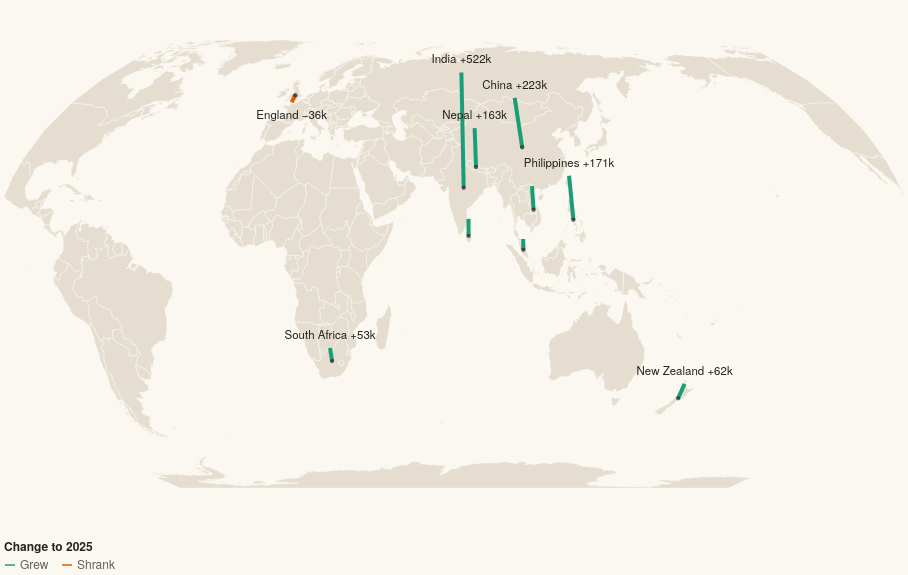

Write a Vega-Lite specification for this figure.
### Vega-Lite specification from a JSON file in a GitHub repository (floating-point values rounded to 4 significant figures; data arrays with more than 128 entries replaced by an {"elided": "..."} marker saying what was removed)
{"$schema": "https://vega.github.io/schema/vega-lite/v5.json", "width": 900, "height": 520, "autosize": {"type": "pad"}, "config": {"background": null, "font": "IBM Plex Sans, Helvetica Neue, Arial, sans-serif", "padding": 4, "view": {"stroke": null, "fill": "#eef1ef"}, "axis": {"labelColor": "#675f54", "titleColor": "#675f54", "gridColor": "#d8cfbf", "domainColor": "#d8cfbf", "tickColor": "#d8cfbf", "labelFont": "IBM Plex Sans, Helvetica Neue, Arial, sans-serif", "labelFontSize": 11, "titleFont": "IBM Plex Sans, Helvetica Neue, Arial, sans-serif", "titleFontWeight": 500, "titleFontSize": 11.5}, "legend": {"labelColor": "#675f54", "titleColor": "#25221d", "labelFont": "IBM Plex Sans, Helvetica Neue, Arial, sans-serif", "titleFont": "IBM Plex Sans, Helvetica Neue, Arial, sans-serif", "titleFontWeight": 600, "labelFontSize": 12, "titleFontSize": 12, "symbolStrokeColor": "#fbf8f2"}, "text": {"color": "#25221d", "font": "IBM Plex Sans, Helvetica Neue, Arial, sans-serif"}, "tooltipFormat": {"numberFormat": ",.0f"}}, "projection": {"type": "equalEarth", "rotate": [-75, 0]}, "params": [{"name": "base", "value": 2015, "bind": {"input": "radio", "options": [2015, 2020], "labels": ["2015", "2020"], "name": "Change since "}}], "layer": [{"data": {"values": {"type": "Topology", "transform": {"scale": [0.018, 0.009], "translate": [-180, -90]}, "objects": {"countries": {"type": "GeometryCollection", "geometries": [{"type": "Polygon", "arcs": [[0, 1, 2, 3]], "id": "716", "properties": {"name": "Zimbabwe"}}, {"type": "Polygon", "arcs": [[-3, 4, 5, 6, 7, 8, 9]], "id": "894", "properties": {"name": "Zambia"}}, {"type": "MultiPolygon", "arcs": [[[10, 11, 12]], [[13]]], "id": "887", "properties": {"name": "Yemen"}}, {"type": "MultiPolygon", "arcs": [[[14, 15, 16, 17]]], "id": "704", "properties": {"name": "Vietnam"}}, {"type": "MultiPolygon", "arcs": [[[18]], [[19, 20, 21, 22]]], "id": "862", "properties": {"name": "Venezuela"}}, {"type": "MultiPolygon", "arcs": [[[23]], [[24]], [[25]], [[26]], [[27]]], "id": "548", "properties": {"name": "Vanuatu"}}, {"type": "MultiPolygon", "arcs": [[[28, 29, 30, 31, 32]]], "id": "860", "properties": {"name": "Uzbekistan"}}, {"type": "Polygon", "arcs": [[33, 34, 35]], "id": "858", "properties": {"name": "Uruguay"}}, {"type": "MultiPolygon", "arcs": [[[36]]], "id": "630", "properties": {"name": "Puerto Rico"}}, {"type": "MultiPolygon", "arcs": [[[37]], [[38]], [[39]], [[40]], [[41, 42, 43, 44]], [[45]], [[46]], [[47]], [[48]], [[49]], [[50]], [[51]], [[52]], [[53]], [[54]], [[55]], [[56]], [[57]], [[58]], [[59]], [[60]], [[61]], [[62]], [[63]], [[64]], [[65]], [[66]], [[67]], [[68]], [[69]], [[70]], [[71]], [[72]], [[73, 74, 75, 76, 77]], [[78]]], "id": "840", "properties": {"name": "United States of America"}}, {"type": "MultiPolygon", "arcs": [[[79]]], "id": "239", "properties": {"name": "S. Geo. and the Is."}}, {"type": "MultiPolygon", "arcs": [[[80]], [[81]]], "id": "238", "properties": {"name": "Falkland Is."}}, {"type": "Polygon", "arcs": [[82]], "id": "833", "properties": {"name": "Isle of Man"}}, {"type": "MultiPolygon", "arcs": [[[83]], [[84]], [[85]], [[86]], [[87]], [[88]], [[89]], [[90]], [[91, 92]]], "id": "826", "properties": {"name": "United Kingdom"}}, {"type": "MultiPolygon", "arcs": [[[93, 94, 95, 96, 97]]], "id": "784", "properties": {"name": "United Arab Emirates"}}, {"type": "MultiPolygon", "arcs": [[[98, 99, 100, 101, 102, 103, 104, 105, 106, 107, 108]]], "id": "804", "properties": {"name": "Ukraine"}}, {"type": "Polygon", "arcs": [[109, 110, 111, 112, 113]], "id": "800", "properties": {"name": "Uganda"}}, {"type": "MultiPolygon", "arcs": [[[-32, 114, 115, 116, 117]]], "id": "795", "properties": {"name": "Turkmenistan"}}, {"type": "MultiPolygon", "arcs": [[[118, 119, 120, 121, 122, 123, 124]], [[125, 126, 127]]], "id": "792", "properties": {"name": "Turkey"}}, {"type": "MultiPolygon", "arcs": [[[128, 129, 130]]], "id": "788", "properties": {"name": "Tunisia"}}, {"type": "MultiPolygon", "arcs": [[[131]]], "id": "780", "properties": {"name": "Trinidad and Tobago"}}, {"type": "Polygon", "arcs": [[132, 133, 134, 135]], "id": "768", "properties": {"name": "Togo"}}, {"type": "MultiPolygon", "arcs": [[[136, 137]]], "id": "626", "properties": {"name": "Timor-Leste"}}, {"type": "MultiPolygon", "arcs": [[[139, 140, 141, 142, 143, 144]]], "id": "764", "properties": {"name": "Thailand"}}, {"type": "MultiPolygon", "arcs": [[[145]], [[146]], [[-8, 147, 148, 149, -110, 150, 151, 152, 153]]], "id": "834", "properties": {"name": "Tanzania"}}, {"type": "MultiPolygon", "arcs": [[[-30, 154, 155, 156]]], "id": "762", "properties": {"name": "Tajikistan"}}, {"type": "MultiPolygon", "arcs": [[[157]]], "id": "158", "properties": {"name": "Taiwan"}}, {"type": "Polygon", "arcs": [[-124, 158, 159, 160, 161, 162]], "id": "760", "properties": {"name": "Syria"}}, {"type": "Polygon", "arcs": [[163, 164, 165, 166, 167, 168]], "id": "756", "properties": {"name": "Switzerland"}}, {"type": "MultiPolygon", "arcs": [[[169]], [[170]], [[171, 172, 173]]], "id": "752", "properties": {"name": "Sweden"}}, {"type": "Polygon", "arcs": [[174, 175]], "id": "748", "properties": {"name": "eSwatini"}}, {"type": "Polygon", "arcs": [[176, 177, 178, 179]], "id": "740", "properties": {"name": "Suriname"}}, {"type": "Polygon", "arcs": [[-113, 180, 181, 182, 183, 184]], "id": "728", "properties": {"name": "S. Sudan"}}, {"type": "Polygon", "arcs": [[-183, 185, 186, 187, 188, 189, 190, 191]], "id": "729", "properties": {"name": "Sudan"}}, {"type": "MultiPolygon", "arcs": [[[192]]], "id": "144", "properties": {"name": "Sri Lanka"}}, {"type": "MultiPolygon", "arcs": [[[193]], [[194]], [[195, 196, 197, 198, 199, 200]], [[201]], [[202]], [[203]], [[204]]], "id": "724", "properties": {"name": "Spain"}}, {"type": "MultiPolygon", "arcs": [[[205, 206]], [[207]]], "id": "410", "properties": {"name": "South Korea"}}, {"type": "MultiPolygon", "arcs": [[[-1, 208, -176, 209, 210, 211, 212], [213]]], "id": "710", "properties": {"name": "South Africa"}}, {"type": "Polygon", "arcs": [[214, 215, 216, 217]], "id": "706", "properties": {"name": "Somalia"}}, {"type": "Polygon", "arcs": [[-217, 218, 219, 220]], "properties": {"name": "Somaliland"}}, {"type": "MultiPolygon", "arcs": [[[221]], [[222]], [[223]], [[224]], [[225]], [[226]], [[227]]], "id": "090", "properties": {"name": "Solomon Is."}}, {"type": "Polygon", "arcs": [[-106, 228, 229, 230, 231]], "id": "703", "properties": {"name": "Slovakia"}}, {"type": "Polygon", "arcs": [[232, 233, 234, 235, 236]], "id": "705", "properties": {"name": "Slovenia"}}, {"type": "MultiPolygon", "arcs": [[[237, 238, 239]]], "id": "694", "properties": {"name": "Sierra Leone"}}, {"type": "Polygon", "arcs": [[240, 241, 242, 243, 244, 245, 246, 247]], "id": "688", "properties": {"name": "Serbia"}}, {"type": "Polygon", "arcs": [[248, 249, 250, 251, 252, 253, 254]], "id": "686", "properties": {"name": "Senegal"}}, {"type": "MultiPolygon", "arcs": [[[-12, 255, 256, 257, 258, 259, 260, 261, -96, 262]]], "id": "682", "properties": {"name": "Saudi Arabia"}}, {"type": "MultiPolygon", "arcs": [[[263]]], "id": "678", "properties": {"name": "São Tomé and Principe"}}, {"type": "MultiPolygon", "arcs": [[[264]], [[265]]], "id": "882", "properties": {"name": "Samoa"}}, {"type": "Polygon", "arcs": [[-111, -150, 266, 267]], "id": "646", "properties": {"name": "Rwanda"}}, {"type": "MultiPolygon", "arcs": [[[268]], [[269, 270, 271, 272, 273, 274, 275, 276, 277, -109, 278, 279, 280, 281, 282, 283, 284]], [[285]], [[286]], [[287]], [[288]], [[289]], [[290]], [[291]], [[292]], [[293]], [[294]], [[295]], [[296]], [[297]], [[298]], [[299]], [[300]], [[301]], [[302]], [[303]], [[304]], [[305]], [[306]], [[307]], [[308]], [[309]], [[310]], [[311]], [[312]], [[313]], [[314]], [[315]], [[316]], [[317]], [[318]], [[319]], [[320]], [[321]], [[322]], [[323]], [[324]], [[325]], [[326]], [[327]], [[328]], [[329]], [[330]], [[331]], [[332]], [[333]], [[334]], [[335]], [[336]], [[337]], [[338]], [[339]], [[340]], [[341]], [[342]], [[343]], [[344, 345, 346, 347, 348]], [[-100, 349]]], "id": "643", "properties": {"name": "Russia"}}, {"type": "Polygon", "arcs": [[-102, 350, 351, -248, 352, -104, 353]], "id": "642", "properties": {"name": "Romania"}}, {"type": "Polygon", "arcs": [[-261, 354]], "id": "634", "properties": {"name": "Qatar"}}, {"type": "MultiPolygon", "arcs": [[[355]], [[-200, 356]]], "id": "620", "properties": {"name": "Portugal"}}, {"type": "Polygon", "arcs": [[-107, -232, 357, 358, 359, 360, 361, -347, 362, 363]], "id": "616", "properties": {"name": "Poland"}}, {"type": "MultiPolygon", "arcs": [[[364]], [[365]], [[366]], [[367]], [[368]], [[369]], [[370]], [[371]], [[372]], [[373]], [[374]], [[375]], [[376]], [[377]], [[378]], [[379]], [[380]]], "id": "608", "properties": {"name": "Philippines"}}, {"type": "Polygon", "arcs": [[381, 382, 383, 384, 385, 386]], "id": "604", "properties": {"name": "Peru"}}, {"type": "Polygon", "arcs": [[387, 388, 389]], "id": "600", "properties": {"name": "Paraguay"}}, {"type": "MultiPolygon", "arcs": [[[390]], [[391]], [[392, 393]], [[394]], [[395]], [[396]], [[397]], [[398]], [[399]], [[400]]], "id": "598", "properties": {"name": "Papua New Guinea"}}, {"type": "MultiPolygon", "arcs": [[[401, 402, 403, 404]]], "id": "591", "properties": {"name": "Panama"}}, {"type": "Polygon", "arcs": [[405, 406, 407, 408, 409, 410]], "id": "586", "properties": {"name": "Pakistan"}}, {"type": "MultiPolygon", "arcs": [[[411]], [[-13, -263, -95, 412]], [[-98, 413]]], "id": "512", "properties": {"name": "Oman"}}, {"type": "MultiPolygon", "arcs": [[[-172, 414, -284, 415]], [[416]], [[417]], [[418]], [[419]], [[420]], [[421]], [[422]], [[423]], [[424]], [[425]], [[426]], [[427]], [[428]], [[429]], [[430]]], "id": "578", "properties": {"name": "Norway"}}, {"type": "MultiPolygon", "arcs": [[[-206, 431, 432, -270, 433]]], "id": "408", "properties": {"name": "North Korea"}}, {"type": "MultiPolygon", "arcs": [[[434, 435, 436, 437, 438]]], "id": "566", "properties": {"name": "Nigeria"}}, {"type": "Polygon", "arcs": [[-439, 439, 440, 441, 442, 443, 444]], "id": "562", "properties": {"name": "Niger"}}, {"type": "Polygon", "arcs": [[445, 446, 447, 448]], "id": "558", "properties": {"name": "Nicaragua"}}, {"type": "MultiPolygon", "arcs": [[[449]], [[450]], [[451]], [[452]], [[453]]], "id": "554", "properties": {"name": "New Zealand"}}, {"type": "MultiPolygon", "arcs": [[[454, 455, 456]], [[457, 458]]], "id": "528", "properties": {"name": "Netherlands"}}, {"type": "Polygon", "arcs": [[459, 460]], "id": "524", "properties": {"name": "Nepal"}}, {"type": "Polygon", "arcs": [[-5, 461, -212, 462, 463]], "id": "516", "properties": {"name": "Namibia"}}, {"type": "Polygon", "arcs": [[-4, -10, 464, -153, 465, -210, -175, -209]], "id": "508", "properties": {"name": "Mozambique"}}, {"type": "Polygon", "arcs": [[466, 467, 468]], "id": "504", "properties": {"name": "Morocco"}}, {"type": "Polygon", "arcs": [[469, 470, 471, -468]], "id": "732", "properties": {"name": "W. Sahara"}}, {"type": "Polygon", "arcs": [[-244, 472, 473, 474, 475, 476]], "id": "499", "properties": {"name": "Montenegro"}}, {"type": "Polygon", "arcs": [[-272, 477]], "id": "496", "properties": {"name": "Mongolia"}}, {"type": "Polygon", "arcs": [[-103, -354]], "id": "498", "properties": {"name": "Moldova"}}, {"type": "MultiPolygon", "arcs": [[[-76, 479, 480, 481, 482]], [[483]], [[484]]], "id": "484", "properties": {"name": "Mexico"}}, {"type": "Polygon", "arcs": [[485]], "id": "480", "properties": {"name": "Mauritius"}}, {"type": "MultiPolygon", "arcs": [[[-255, 486, -471, 487, 488]]], "id": "478", "properties": {"name": "Mauritania"}}, {"type": "Polygon", "arcs": [[-249, -489, 489, -442, 490, 491, 492]], "id": "466", "properties": {"name": "Mali"}}, {"type": "MultiPolygon", "arcs": [[[-143, 493]], [[494, 495, 496, 497, 498]]], "id": "458", "properties": {"name": "Malaysia"}}, {"type": "MultiPolygon", "arcs": [[[-9, -154, -465]]], "id": "454", "properties": {"name": "Malawi"}}, {"type": "MultiPolygon", "arcs": [[[499]]], "id": "450", "properties": {"name": "Madagascar"}}, {"type": "Polygon", "arcs": [[-242, 500, 501, 502, 503]], "id": "807", "properties": {"name": "Macedonia"}}, {"type": "Polygon", "arcs": [[504, 505, 506]], "id": "442", "properties": {"name": "Luxembourg"}}, {"type": "MultiPolygon", "arcs": [[[-346, 507, 508, 509, -363]]], "id": "440", "properties": {"name": "Lithuania"}}, {"type": "Polygon", "arcs": [[-129, 511, 512, -188, 513, -444, 514]], "id": "434", "properties": {"name": "Libya"}}, {"type": "Polygon", "arcs": [[-238, 515, 516, 517]], "id": "430", "properties": {"name": "Liberia"}}, {"type": "Polygon", "arcs": [[-214]], "id": "426", "properties": {"name": "Lesotho"}}, {"type": "Polygon", "arcs": [[-162, 518, 519]], "id": "422", "properties": {"name": "Lebanon"}}, {"type": "Polygon", "arcs": [[-509, 520, 521, -280, 522]], "id": "428", "properties": {"name": "Latvia"}}, {"type": "Polygon", "arcs": [[-17, 523, -140, 524, 525]], "id": "418", "properties": {"name": "Laos"}}, {"type": "Polygon", "arcs": [[-29, 526, 527, -155]], "id": "417", "properties": {"name": "Kyrgyzstan"}}, {"type": "MultiPolygon", "arcs": [[[-259, 528, 529]]], "id": "414", "properties": {"name": "Kuwait"}}, {"type": "Polygon", "arcs": [[-243, -504, 530, -473]], "properties": {"name": "Kosovo"}}, {"type": "MultiPolygon", "arcs": [[[-114, -185, 531, -215, 532, -151]]], "id": "404", "properties": {"name": "Kenya"}}, {"type": "MultiPolygon", "arcs": [[[-33, -118, 533, -274, 534, -527]]], "id": "398", "properties": {"name": "Kazakhstan"}}, {"type": "Polygon", "arcs": [[-160, 535, -257, 536, 537, 538, 539]], "id": "400", "properties": {"name": "Jordan"}}, {"type": "MultiPolygon", "arcs": [[[540]], [[541]], [[542]], [[543]], [[544]], [[545]], [[546]], [[547]]], "id": "392", "properties": {"name": "Japan"}}, {"type": "Polygon", "arcs": [[548]], "id": "388", "properties": {"name": "Jamaica"}}, {"type": "MultiPolygon", "arcs": [[[-167, 549, -235, 550, 551]], [[552]], [[553]]], "id": "380", "properties": {"name": "Italy"}}, {"type": "Polygon", "arcs": [[-161, -540, 554, -538, 555, 556, 557, 558, -519]], "id": "376", "properties": {"name": "Israel"}}, {"type": "MultiPolygon", "arcs": [[[-539, -555]]], "id": "275", "properties": {"name": "Palestine"}}, {"type": "MultiPolygon", "arcs": [[[-92, 560]]], "id": "372", "properties": {"name": "Ireland"}}, {"type": "Polygon", "arcs": [[-123, 561, 562, -529, -258, -536, -159]], "id": "368", "properties": {"name": "Iraq"}}, {"type": "MultiPolygon", "arcs": [[[563]], [[-116, 564, -409, 565, -562, -122, 566, 567, 568, 569]]], "id": "364", "properties": {"name": "Iran"}}, {"type": "MultiPolygon", "arcs": [[[570]], [[571]], [[572]], [[573]], [[574]], [[575]], [[576]], [[577]], [[578]], [[579]], [[580]], [[581]], [[582]], [[583]], [[584]], [[585]], [[586]], [[587]], [[588]], [[589]], [[590]], [[591]], [[592]], [[593]], [[594]], [[595]], [[-495, 596]], [[597]], [[598]], [[599]], [[-137, 600, -139, 601]], [[602]], [[603]], [[604]], [[-393, 605]], [[606]], [[607]], [[608]], [[609]], [[610]], [[611]], [[612]], [[613]], [[614]], [[615]], [[616]], [[617]], [[618]], [[619]], [[620]], [[621]], [[622]], [[623]]], "id": "360", "properties": {"name": "Indonesia"}}, {"type": "MultiPolygon", "arcs": [[[-407, 624, 625, -460, 626, 627, 628, 629, 630, 631]], [[632]], [[633]], [[634]]], "id": "356", "properties": {"name": "India"}}, {"type": "Polygon", "arcs": [[635]], "id": "352", "properties": {"name": "Iceland"}}, {"type": "Polygon", "arcs": [[-105, -353, -247, 636, -237, 637, -229]], "id": "348", "properties": {"name": "Hungary"}}, {"type": "MultiPolygon", "arcs": [[[-449, 638, 639, 640, 641]]], "id": "340", "properties": {"name": "Honduras"}}, {"type": "MultiPolygon", "arcs": [[[642, 643]]], "id": "332", "properties": {"name": "Haiti"}}, {"type": "Polygon", "arcs": [[-20, 644, -179, 645]], "id": "328", "properties": {"name": "Guyana"}}, {"type": "MultiPolygon", "arcs": [[[-251, 646, 647]]], "id": "624", "properties": {"name": "Guinea-Bissau"}}, {"type": "Polygon", "arcs": [[-240, 648, -647, -250, -493, 649, -516]], "id": "324", "properties": {"name": "Guinea"}}, {"type": "Polygon", "arcs": [[-482, 650, 651, -641, 652, 653]], "id": "320", "properties": {"name": "Guatemala"}}, {"type": "MultiPolygon", "arcs": [[[654]], [[655]], [[656]], [[657]], [[658]], [[659]], [[660]], [[661]], [[-127, 662, 663, -502, 664]]], "id": "300", "properties": {"name": "Greece"}}, {"type": "Polygon", "arcs": [[-135, 665, 666, 667, 668, 669]], "id": "288", "properties": {"name": "Ghana"}}, {"type": "MultiPolygon", "arcs": [[[-169, 670, -505, 671, -457, 672, 673, 674, -359, 675, 676]], [[677]], [[-361, 678]]], "id": "276", "properties": {"name": "Germany"}}, {"type": "Polygon", "arcs": [[-119, 679, -277, 680, 681]], "id": "268", "properties": {"name": "Georgia"}}, {"type": "Polygon", "arcs": [[-253, 682]], "id": "270", "properties": {"name": "Gambia"}}, {"type": "Polygon", "arcs": [[683, 684, 685, 686]], "id": "266", "properties": {"name": "Gabon"}}, {"type": "MultiPolygon", "arcs": [[[687]], [[-168, -552, 688, -479, 689, -198, 690, -196, 691, 692, -506, -671]], [[693]], [[694]], [[695]], [[696]], [[-177, 697, 698]]], "id": "250", "properties": {"name": "France"}}, {"type": "MultiPolygon", "arcs": [[[699]], [[700]]], "id": "540", "properties": {"name": "New Caledonia"}}, {"type": "MultiPolygon", "arcs": [[[701]]], "id": "260", "properties": {"name": "Fr. S. Antarctic Lands"}}, {"type": "MultiPolygon", "arcs": [[[702]]], "id": "248", "properties": {"name": "Åland"}}, {"type": "MultiPolygon", "arcs": [[[-173, -416, -283, 703]]], "id": "246", "properties": {"name": "Finland"}}, {"type": "MultiPolygon", "arcs": [[[704]], [[705]], [[706]]], "id": "242", "properties": {"name": "Fiji"}}, {"type": "Polygon", "arcs": [[-184, -192, 707, 708, -219, -216, -532]], "id": "231", "properties": {"name": "Ethiopia"}}, {"type": "MultiPolygon", "arcs": [[[-522, 709, -281]], [[710]], [[711]]], "id": "233", "properties": {"name": "Estonia"}}, {"type": "MultiPolygon", "arcs": [[[-191, 712, 713, -708]]], "id": "232", "properties": {"name": "Eritrea"}}, {"type": "MultiPolygon", "arcs": [[[714]], [[-686, 715, 716]]], "id": "226", "properties": {"name": "Eq. Guinea"}}, {"type": "Polygon", "arcs": [[-640, 717, -653]], "id": "222", "properties": {"name": "El Salvador"}}, {"type": "Polygon", "arcs": [[-189, -513, 718, -560, -557, 719]], "id": "818", "properties": {"name": "Egypt"}}, {"type": "MultiPolygon", "arcs": [[[-386, 720, 721]], [[722]], [[723]], [[724]]], "id": "218", "properties": {"name": "Ecuador"}}, {"type": "Polygon", "arcs": [[-643, 725]], "id": "214", "properties": {"name": "Dominican Rep."}}, {"type": "Polygon", "arcs": [[-220, -709, -714, 726]], "id": "262", "properties": {"name": "Djibouti"}}, {"type": "MultiPolygon", "arcs": [[[727]], [[728]], [[729]], [[730]], [[731]], [[732]], [[733]], [[734]], [[735]], [[736]], [[737]], [[738]], [[739]], [[740]], [[741]]], "id": "304", "properties": {"name": "Greenland"}}, {"type": "MultiPolygon", "arcs": [[[742]]], "id": "234", "properties": {"name": "Faeroe Is."}}, {"type": "MultiPolygon", "arcs": [[[743]], [[-674, 744]], [[745]], [[746]], [[747]]], "id": "208", "properties": {"name": "Denmark"}}, {"type": "Polygon", "arcs": [[-231, 748, -676, -358]], "id": "203", "properties": {"name": "Czechia"}}, {"type": "Polygon", "arcs": [[749, 750]], "properties": {"name": "N. Cyprus"}}, {"type": "Polygon", "arcs": [[-750, 751]], "id": "196", "properties": {"name": "Cyprus"}}, {"type": "MultiPolygon", "arcs": [[[752]], [[753]]], "id": "192", "properties": {"name": "Cuba"}}, {"type": "MultiPolygon", "arcs": [[[-233, -637, -246, 754, 755]], [[-476, 756, 757]]], "id": "191", "properties": {"name": "Croatia"}}, {"type": "MultiPolygon", "arcs": [[[-492, 758, -669, 759, -517, -650]]], "id": "384", "properties": {"name": "Côte d'Ivoire"}}, {"type": "Polygon", "arcs": [[-404, 760, -447, 761]], "id": "188", "properties": {"name": "Costa Rica"}}, {"type": "Polygon", "arcs": [[-7, 762, 763, 764, 765, 766, -181, -112, -268, 767, -148]], "id": "180", "properties": {"name": "Dem. Rep. Congo"}}, {"type": "Polygon", "arcs": [[-684, 768, 769, -766, 770, 771]], "id": "178", "properties": {"name": "Congo"}}, {"type": "MultiPolygon", "arcs": [[[772]]], "id": "174", "properties": {"name": "Comoros"}}, {"type": "MultiPolygon", "arcs": [[[-22, 773, -387, -722, 774, -402, 775]]], "id": "170", "properties": {"name": "Colombia"}}, {"type": "MultiPolygon", "arcs": [[[776]], [[-18, -526, 777, -629, 778, -627, -461, -626, 779, -411, 780, -156, -528, -535, -273, -478, -271, -433, 781, 782, 783, 784, 785]], [[786]]], "id": "156", "properties": {"name": "China"}}, {"type": "MultiPolygon", "arcs": [[[-783, 787]]], "id": "344", "properties": {"name": "Hong Kong"}}, {"type": "MultiPolygon", "arcs": [[[-384, 788, 789, 790]], [[791, 792]], [[793]], [[794]], [[795]], [[796]], [[797]], [[798]], [[799]], [[800]], [[801]], [[802]], [[803]], [[804]], [[805]], [[806]], [[807]], [[808]], [[809]]], "id": "152", "properties": {"name": "Chile"}}, {"type": "Polygon", "arcs": [[-187, 810, 811, -435, -445, -514]], "id": "148", "properties": {"name": "Chad"}}, {"type": "Polygon", "arcs": [[-182, -767, -770, 812, -811, -186]], "id": "140", "properties": {"name": "Central African Rep."}}, {"type": "MultiPolygon", "arcs": [[[813]], [[814]]], "id": "132", "properties": {"name": "Cabo Verde"}}, {"type": "MultiPolygon", "arcs": [[[815]], [[816]], [[817]], [[-45, 818, -78, 819]], [[820]], [[821]], [[822]], [[823]], [[824]], [[825]], [[826]], [[827]], [[828]], [[829]], [[830]], [[831]], [[832]], [[833]], [[834]], [[835]], [[836]], [[837]], [[838]], [[-74, 839]], [[840]], [[841]], [[842]], [[843]], [[844]], [[845]], [[846]], [[847]], [[848]], [[849]], [[850]], [[851]], [[852]], [[853]], [[854]], [[855]], [[856]], [[857]], [[858]], [[859]], [[860]], [[861]], [[862]], [[863]], [[864]], [[865]], [[866]], [[867]], [[868]], [[869]], [[870]], [[871]], [[872]], [[873]], [[874]], [[875]], [[876]], [[877]], [[878]], [[879]], [[880]], [[881]], [[882]], [[883]], [[884]], [[885]], [[886]], [[887]], [[888]]], "id": "124", "properties": {"name": "Canada"}}, {"type": "Polygon", "arcs": [[-436, -812, -813, -769, -687, -717, 889]], "id": "120", "properties": {"name": "Cameroon"}}, {"type": "MultiPolygon", "arcs": [[[-16, 890, -141, -524]]], "id": "116", "properties": {"name": "Cambodia"}}, {"type": "MultiPolygon", "arcs": [[[-145, 891, 892, -630, -778, -525]]], "id": "104", "properties": {"name": "Myanmar"}}, {"type": "Polygon", "arcs": [[-149, -768, -267]], "id": "108", "properties": {"name": "Burundi"}}, {"type": "Polygon", "arcs": [[-136, -670, -759, -491, -441, 893]], "id": "854", "properties": {"name": "Burkina Faso"}}, {"type": "Polygon", "arcs": [[-128, -665, -501, -241, -352, 894]], "id": "100", "properties": {"name": "Bulgaria"}}, {"type": "MultiPolygon", "arcs": [[[-498, 895]], [[-497, 896]]], "id": "096", "properties": {"name": "Brunei"}}, {"type": "MultiPolygon", "arcs": [[[-21, -646, -178, -699, 897, -36, 898, -388, 899, -382, -774]], [[900]], [[901]], [[902]], [[903]]], "id": "076", "properties": {"name": "Brazil"}}, {"type": "Polygon", "arcs": [[-2, -213, -462]], "id": "072", "properties": {"name": "Botswana"}}, {"type": "Polygon", "arcs": [[-477, -758, 904, -755, -245]], "id": "070", "properties": {"name": "Bosnia and Herz."}}, {"type": "Polygon", "arcs": [[-383, -900, -390, 905, -789]], "id": "068", "properties": {"name": "Bolivia"}}, {"type": "Polygon", "arcs": [[-628, -779]], "id": "064", "properties": {"name": "Bhutan"}}, {"type": "Polygon", "arcs": [[-133, -894, -440, -438, 906]], "id": "204", "properties": {"name": "Benin"}}, {"type": "MultiPolygon", "arcs": [[[-481, 907, -651]]], "id": "084", "properties": {"name": "Belize"}}, {"type": "Polygon", "arcs": [[-455, -672, -507, -693, 908, -458]], "id": "056", "properties": {"name": "Belgium"}}, {"type": "Polygon", "arcs": [[-108, -364, -510, -523, -279]], "id": "112", "properties": {"name": "Belarus"}}, {"type": "MultiPolygon", "arcs": [[[-631, -893, 909]], [[910]]], "id": "050", "properties": {"name": "Bangladesh"}}, {"type": "MultiPolygon", "arcs": [[[911]], [[912]], [[913]], [[914]], [[915]]], "id": "044", "properties": {"name": "Bahamas"}}, {"type": "MultiPolygon", "arcs": [[[-121, 916, -567]], [[-569, 917, -681, -276, 918]]], "id": "031", "properties": {"name": "Azerbaijan"}}, {"type": "Polygon", "arcs": [[-164, -677, -749, -230, -638, -236, -550, -166, -511]], "id": "040", "properties": {"name": "Austria"}}, {"type": "MultiPolygon", "arcs": [[[919]], [[920]], [[921]], [[922]], [[923]], [[924]], [[925]], [[926]], [[927]], [[928]]], "id": "036", "properties": {"name": "Australia"}}, {"type": "MultiPolygon", "arcs": [[[-120, -682, -918, -568, -917]]], "id": "051", "properties": {"name": "Armenia"}}, {"type": "MultiPolygon", "arcs": [[[-35, 929, -790, -906, -389, -899]], [[-792, 930]], [[931]]], "id": "032", "properties": {"name": "Argentina"}}, {"type": "MultiPolygon", "arcs": [[[-765, 932, -771]], [[-6, -464, 933, -763]]], "id": "024", "properties": {"name": "Angola"}}, {"type": "Polygon", "arcs": [[-130, -515, -443, -490, -488, -470, -467, 934]], "id": "012", "properties": {"name": "Algeria"}}, {"type": "Polygon", "arcs": [[-474, -531, -503, -664, 935]], "id": "008", "properties": {"name": "Albania"}}, {"type": "Polygon", "arcs": [[-31, -157, -781, -410, -565, -115]], "id": "004", "properties": {"name": "Afghanistan"}}, {"type": "Polygon", "arcs": [[-406, -780, -625]], "properties": {"name": "Siachen Glacier"}}, {"type": "MultiPolygon", "arcs": [[[936], [937]], [[938]], [[939]], [[940]], [[941]], [[942]], [[943]], [[944]], [[945]], [[946]], [[947]], [[948]], [[949]], [[950]], [[951]], [[952]], [[953]], [[954]], [[955]], [[956]], [[957]], [[958]], [[959]], [[960]], [[961]], [[962]], [[963]], [[964]], [[965]], [[966]], [[967]], [[968]], [[969]], [[970]], [[971]], [[972]], [[973]], [[974]], [[975]], [[976]], [[977]], [[978]], [[979]], [[980]], [[981]], [[982]], [[983]], [[984]], [[985]], [[986]], [[987]], [[988]], [[989]], [[990]], [[991]], [[992]], [[993]], [[994]], [[995]], [[996]], [[997]], [[998]], [[999]], [[1000]], [[1001]], [[1002]]], "id": "010", "properties": {"name": "Antarctica"}}]}}, "arcs": {"elided": "1003 rows, 48254 int values in total"}}, "format": {"type": "topojson", "feature": "countries"}}, "mark": {"type": "geoshape", "fill": "#e4ddd0", "stroke": "#fbf8f2", "strokeWidth": 0.5, "clip": true, "cursor": "pointer"}, "transform": [{"lookup": "properties.name", "from": {"data": {"values": [{"c_world": "India", "c_label": "India", "c15": 449040, "c20": 724060, "c25": 971020, "c_km": 9847, "c_chg": 521980, "c_pct": 116}, {"c_world": "United Kingdom", "c_label": "England (born in)", "c15": 1006540, "c20": 986210, "c25": 970950, "c_km": 17011, "c_chg": -35590, "c_pct": -4}, {"c_world": "China", "c_label": "China", "c15": 508870, "c20": 638990, "c25": 731540, "c_km": 9054, "c_chg": 222670, "c_pct": 44}, {"c_world": "New Zealand", "c_label": "New Zealand", "c15": 575430, "c20": 584490, "c25": 637680, "c_km": 2155, "c_chg": 62250, "c_pct": 11}, {"c_world": "Philippines", "c_label": "Philippines", "c15": 241130, "c20": 308380, "c25": 412530, "c_km": 6011, "c_chg": 171400, "c_pct": 71}, {"c_world": "Vietnam", "c_label": "Vietnam", "c15": 235590, "c20": 275920, "c25": 326630, "c_km": 7248, "c_chg": 91040, "c_pct": 39}, {"c_world": "South Africa", "c_label": "South Africa", "c15": 177390, "c20": 200890, "c25": 229950, "c_km": 11057, "c_chg": 52560, "c_pct": 30}, {"c_world": "Nepal", "c_label": "Nepal", "c15": 50150, "c20": 132400, "c25": 213580, "c_km": 9879, "c_chg": 163430, "c_pct": 326}, {"c_world": "Sri Lanka", "c_label": "Sri Lanka", "c15": 119700, "c20": 142690, "c25": 184800, "c_km": 8732, "c_chg": 65100, "c_pct": 54}, {"c_world": "Malaysia", "c_label": "Malaysia", "c15": 143420, "c20": 178760, "c25": 184320, "c_km": 6640, "c_chg": 40900, "c_pct": 29}]}, "key": "c_world", "fields": ["c_label", "c15", "c20", "c25", "c_km", "c_chg", "c_pct"]}}, {"calculate": "datum.properties.name", "as": "cty"}, {"calculate": "datum.c_label == 'England (born in)' ? datum.properties.name + ' (figures for England)' : datum.properties.name", "as": "ctyl"}, {"calculate": "datum.properties.name == 'Australia' ? 'Destination' : isValid(datum.c25) ? format(datum.c25, ',') : 'Not in the top ten'", "as": "t25"}, {"calculate": "isValid(datum.c15) ? format(datum.c15, ',') : '–'", "as": "t15"}, {"calculate": "isValid(datum.c_chg) ? (datum.c_chg >= 0 ? '+' : '−') + format(abs(datum.c_chg), ',') + ' (' + (datum.c_pct >= 0 ? '+' : '') + datum.c_pct + '%)' : '–'", "as": "tchg"}, {"calculate": "isValid(datum.c_km) ? format(datum.c_km, ',') + ' km' : '–'", "as": "tkm"}], "params": [{"name": "hovc7", "select": {"type": "point", "fields": ["cty"], "on": "pointerover", "clear": "pointerout"}}], "encoding": {"stroke": {"condition": {"param": "hovc7", "empty": false, "value": "#111111"}, "value": "#fbf8f2"}, "strokeWidth": {"condition": {"param": "hovc7", "empty": false, "value": 1.75}, "value": 0.5}, "tooltip": [{"field": "ctyl", "title": "Country"}, {"field": "t25", "title": "Australian residents born here, 2025"}, {"field": "t15", "title": "Australian residents born here, 2015"}, {"field": "tchg", "title": "Change 2015–2025"}, {"field": "tkm", "title": "Distance from Sydney"}]}}, {"data": {"values": [{"c": "India", "lon": 78.9, "lat": 22, "a": 449040, "b": 724060, "d": 971020}, {"c": "England", "lon": -1.5, "lat": 52.6, "a": 1006540, "b": 986210, "d": 970950}, {"c": "China", "lon": 104, "lat": 34.5, "a": 508870, "b": 638990, "d": 731540}, {"c": "New Zealand", "lon": 174, "lat": -41, "a": 575430, "b": 584490, "d": 637680}, {"c": "Philippines", "lon": 122, "lat": 12.5, "a": 241130, "b": 308380, "d": 412530}, {"c": "Vietnam", "lon": 106.5, "lat": 15.5, "a": 235590, "b": 275920, "d": 326630}, {"c": "South Africa", "lon": 24.5, "lat": -29, "a": 177390, "b": 200890, "d": 229950}, {"c": "Nepal", "lon": 84.1, "lat": 28.3, "a": 50150, "b": 132400, "d": 213580}, {"c": "Sri Lanka", "lon": 80.7, "lat": 7.8, "a": 119700, "b": 142690, "d": 184800}, {"c": "Malaysia", "lon": 102, "lat": 3.8, "a": 143420, "b": 178760, "d": 184320}]}, "transform": [{"calculate": "datum.d - (base == 2015 ? datum.a : datum.b)", "as": "ch"}, {"calculate": "datum.lat + datum.ch * 0.00007662835249042145", "as": "top"}, {"calculate": "datum.ch >= 0 ? 'Grew' : 'Shrank'", "as": "pos"}, {"calculate": "datum.c + ' ' + (datum.ch >= 0 ? '+' : '−') + format(abs(datum.ch) / 1000, ',.0f') + 'k'", "as": "lbl"}], "mark": {"type": "rule", "strokeWidth": 4, "strokeCap": "butt"}, "encoding": {"longitude": {"field": "lon", "type": "quantitative"}, "latitude": {"field": "lat", "type": "quantitative"}, "latitude2": {"field": "top"}, "longitude2": {"field": "lon"}, "color": {"field": "pos", "type": "nominal", "scale": {"domain": ["Grew", "Shrank"], "range": ["#1b9e77", "#d95f02"]}, "legend": {"title": "Change to 2025", "orient": "bottom"}}, "tooltip": [{"field": "c", "title": "Country of birth"}, {"field": "ch", "title": "Change (people)", "format": "+,"}, {"field": "d", "title": "Residents in 2025", "format": ","}]}}, {"data": {"values": [{"c": "India", "lon": 78.9, "lat": 22, "a": 449040, "b": 724060, "d": 971020}, {"c": "England", "lon": -1.5, "lat": 52.6, "a": 1006540, "b": 986210, "d": 970950}, {"c": "China", "lon": 104, "lat": 34.5, "a": 508870, "b": 638990, "d": 731540}, {"c": "New Zealand", "lon": 174, "lat": -41, "a": 575430, "b": 584490, "d": 637680}, {"c": "Philippines", "lon": 122, "lat": 12.5, "a": 241130, "b": 308380, "d": 412530}, {"c": "Vietnam", "lon": 106.5, "lat": 15.5, "a": 235590, "b": 275920, "d": 326630}, {"c": "South Africa", "lon": 24.5, "lat": -29, "a": 177390, "b": 200890, "d": 229950}, {"c": "Nepal", "lon": 84.1, "lat": 28.3, "a": 50150, "b": 132400, "d": 213580}, {"c": "Sri Lanka", "lon": 80.7, "lat": 7.8, "a": 119700, "b": 142690, "d": 184800}, {"c": "Malaysia", "lon": 102, "lat": 3.8, "a": 143420, "b": 178760, "d": 184320}]}, "mark": {"type": "circle", "size": 18}, "encoding": {"longitude": {"field": "lon", "type": "quantitative"}, "latitude": {"field": "lat", "type": "quantitative"}, "color": {"value": "#25221d"}}}, {"data": {"values": [{"c": "India", "lon": 78.9, "lat": 22, "a": 449040, "b": 724060, "d": 971020}, {"c": "England", "lon": -1.5, "lat": 52.6, "a": 1006540, "b": 986210, "d": 970950}, {"c": "China", "lon": 104, "lat": 34.5, "a": 508870, "b": 638990, "d": 731540}, {"c": "New Zealand", "lon": 174, "lat": -41, "a": 575430, "b": 584490, "d": 637680}, {"c": "Philippines", "lon": 122, "lat": 12.5, "a": 241130, "b": 308380, "d": 412530}, {"c": "Vietnam", "lon": 106.5, "lat": 15.5, "a": 235590, "b": 275920, "d": 326630}, {"c": "South Africa", "lon": 24.5, "lat": -29, "a": 177390, "b": 200890, "d": 229950}, {"c": "Nepal", "lon": 84.1, "lat": 28.3, "a": 50150, "b": 132400, "d": 213580}, {"c": "Sri Lanka", "lon": 80.7, "lat": 7.8, "a": 119700, "b": 142690, "d": 184800}, {"c": "Malaysia", "lon": 102, "lat": 3.8, "a": 143420, "b": 178760, "d": 184320}]}, "transform": [{"calculate": "datum.d - (base == 2015 ? datum.a : datum.b)", "as": "ch"}, {"calculate": "datum.lat + datum.ch * 0.00007662835249042145", "as": "top"}, {"calculate": "datum.ch >= 0 ? 'Grew' : 'Shrank'", "as": "pos"}, {"calculate": "datum.c + ' ' + (datum.ch >= 0 ? '+' : '−') + format(abs(datum.ch) / 1000, ',.0f') + 'k'", "as": "lbl"}, {"filter": "(abs(datum.ch) >= 150000 || datum.ch < 0 || indexof(['New Zealand', 'South Africa'], datum.c) >= 0) && datum.ch >= 0"}], "mark": {"type": "text", "dy": -7, "fontSize": 11.5, "font": "IBM Plex Sans, Helvetica Neue, Arial, sans-serif", "fontWeight": 500, "baseline": "bottom"}, "encoding": {"longitude": {"field": "lon", "type": "quantitative"}, "latitude": {"field": "top", "type": "quantitative"}, "text": {"field": "lbl"}, "color": {"value": "#25221d"}}}, {"data": {"values": [{"c": "India", "lon": 78.9, "lat": 22, "a": 449040, "b": 724060, "d": 971020}, {"c": "England", "lon": -1.5, "lat": 52.6, "a": 1006540, "b": 986210, "d": 970950}, {"c": "China", "lon": 104, "lat": 34.5, "a": 508870, "b": 638990, "d": 731540}, {"c": "New Zealand", "lon": 174, "lat": -41, "a": 575430, "b": 584490, "d": 637680}, {"c": "Philippines", "lon": 122, "lat": 12.5, "a": 241130, "b": 308380, "d": 412530}, {"c": "Vietnam", "lon": 106.5, "lat": 15.5, "a": 235590, "b": 275920, "d": 326630}, {"c": "South Africa", "lon": 24.5, "lat": -29, "a": 177390, "b": 200890, "d": 229950}, {"c": "Nepal", "lon": 84.1, "lat": 28.3, "a": 50150, "b": 132400, "d": 213580}, {"c": "Sri Lanka", "lon": 80.7, "lat": 7.8, "a": 119700, "b": 142690, "d": 184800}, {"c": "Malaysia", "lon": 102, "lat": 3.8, "a": 143420, "b": 178760, "d": 184320}]}, "transform": [{"calculate": "datum.d - (base == 2015 ? datum.a : datum.b)", "as": "ch"}, {"calculate": "datum.lat + datum.ch * 0.00007662835249042145", "as": "top"}, {"calculate": "datum.ch >= 0 ? 'Grew' : 'Shrank'", "as": "pos"}, {"calculate": "datum.c + ' ' + (datum.ch >= 0 ? '+' : '−') + format(abs(datum.ch) / 1000, ',.0f') + 'k'", "as": "lbl"}, {"filter": "(abs(datum.ch) >= 150000 || datum.ch < 0 || indexof(['New Zealand', 'South Africa'], datum.c) >= 0) && datum.ch < 0"}], "mark": {"type": "text", "dy": 8, "fontSize": 11.5, "font": "IBM Plex Sans, Helvetica Neue, Arial, sans-serif", "fontWeight": 500, "baseline": "top"}, "encoding": {"longitude": {"field": "lon", "type": "quantitative"}, "latitude": {"field": "top", "type": "quantitative"}, "text": {"field": "lbl"}, "color": {"value": "#25221d"}}}, {"data": {"values": [{"type": "Feature", "properties": {}, "geometry": {"type": "MultiPoint", "coordinates": [[-15, 66], [178, 66], [178, -46], [-15, -46]]}}]}, "mark": {"type": "geoshape", "opacity": 0, "filled": false, "strokeOpacity": 0}}], "background": "#fbf8f2"}
